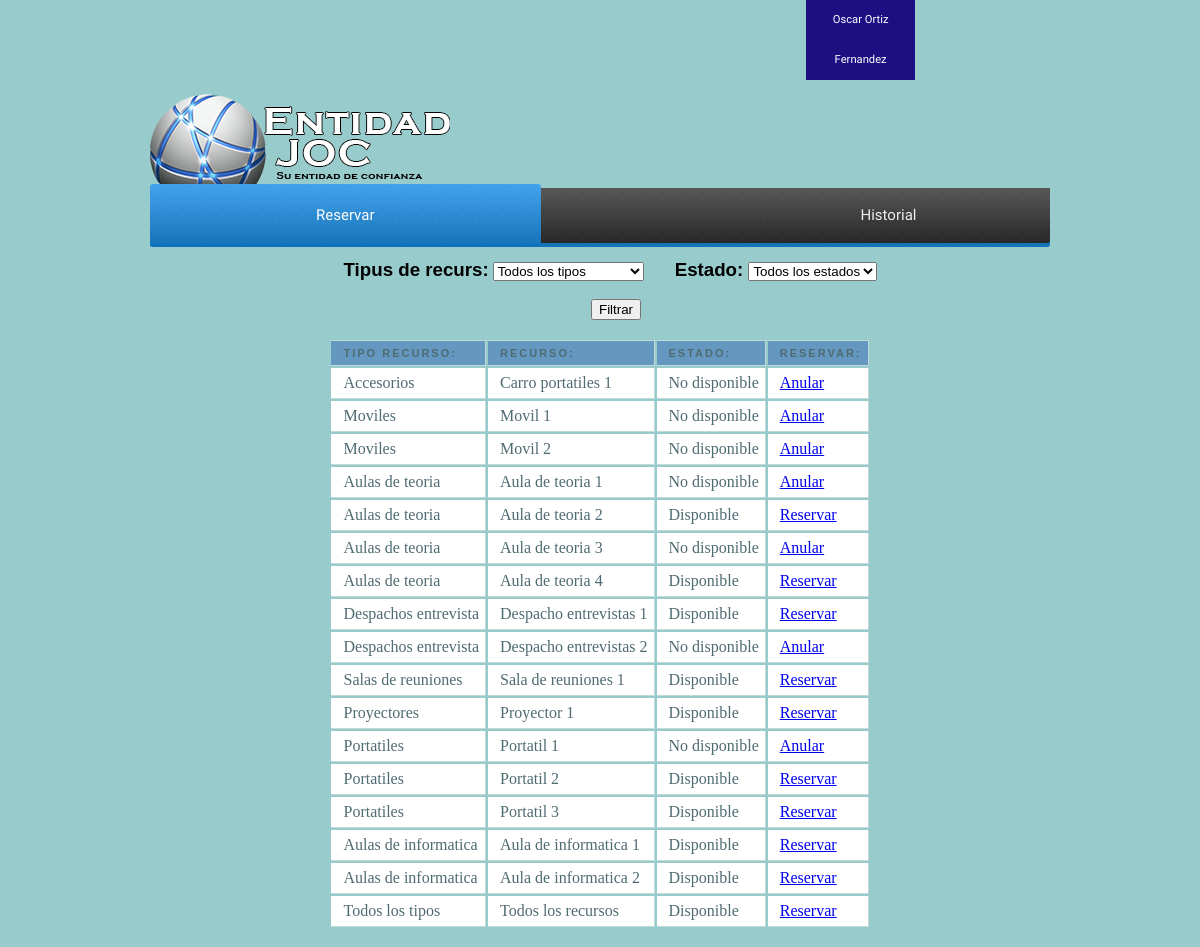
The page /paginausuario_reservar.php (signed in) on the database its author committed.
### tables this page shows
CREATE TABLE IF NOT EXISTS `resources` (
  `idResource` int(255) NOT NULL,
  `nomR` varchar(50) NOT NULL,
  `idEstado` int(11) NOT NULL,
  `idRType` int(11) NOT NULL
);

CREATE TABLE IF NOT EXISTS `resourcestype` (
  `idRType` int(255) NOT NULL,
  `tipo` varchar(20) NOT NULL
);

CREATE TABLE IF NOT EXISTS `estadoinfo` (
  `idEstado` int(255) NOT NULL,
  `nomEstado` varchar(20) NOT NULL
);

### formularis_definitiu.php (the view, shortened to what this page needs)
<link rel="stylesheet" href="css/tablareservas.css">
<!DOCTYPE html>
<html>
	<head>
	</head>
	<body>
		<div id="desplegables">
			<form name="formulario_reservas" action="paginausuario_reservar.php" method="POST">
				<?php
					if (!isset($_REQUEST['tiporecursos'])){
						$conn=mysqli_connect('localhost','root','','bd_intranet');
		                $consulta_Rtype="SELECT idRType, tipo FROM resourcestype";
		                $datos=mysqli_query($conn,$consulta_Rtype);
		        ?>
						<div id="div_izq"><h3>Tipus de recurs:</h3>
						<select name="tiporecursos" onchange="OnSelectionChange(this)">
				            <?php
				            	while($nom=mysqli_fetch_array($datos)){
				               		echo "<option value='$nom[idRType]' selected=$nom[12]>".utf8_encode($nom['tipo'])."</option>";
				               	}
				            ?>
			            </select>
			        <?php
			        	$consulta_Estado="SELECT idEstado, nomEstado FROM estadoinfo";
			            $datos_estado=mysqli_query($conn,$consulta_Estado);
			        ?></div>
			        	<div id="div_cen"><h3> Estado: </h3>
			            <select name="estado">
			            	<?php
			            		while($nombres=mysqli_fetch_array($datos_estado)){
				               		echo "<option value='$nombres[idEstado]' selected=$nombres[4]>".utf8_encode($nombres['nomEstado'])."</option>";
				               	}
			            	?>
			        	</select>
		        <?php
		        	}
	       		?>
	       		<br></div>
	       		<div id="div_boton"><input type="submit" value="Filtrar"></div>
	       	</form>
        </div>
        <div>
        	<br>
        	<center><table class="mytable">
        		<tr>
        			<th>Tipo Recurso:</th>
        			<th>Recurso:</th>
        			<th>Estado:</th>
        			<th>Reservar:</th>
        		</tr>
		        	<?php
		        		if ((!isset($_REQUEST['tiporecursos'])) OR ($_REQUEST['tiporecursos']==12)){
			        		$conn=mysqli_connect('localhost','root','','bd_intranet');
					        if ((!isset($_REQUEST['estado'])) OR ($_REQUEST['estado']==4)){
					        	$sql="SELECT resources.*, resourcestype.*, estadoinfo.* FROM ((resourcestype INNER JOIN resources ON resourcestype.idRType=resources.idRType) INNER JOIN estadoinfo ON resources.idEstado=estadoinfo.idEstado)";
					        }else{
					        	$sql="SELECT resources.*, resourcestype.*, estadoinfo.* FROM ((resourcestype INNER JOIN resources ON resourcestype.idRType=resources.idRType) INNER JOIN estadoinfo ON resources.idEstado=estadoinfo.idEstado) WHERE resources.idEstado=$_REQUEST[estado] OR resources.idEstado=3";
					        }
					        $datos=mysqli_query($conn,$sql);
					        $num_filas = mysqli_num_rows($datos);
					        if ($num_filas!=0){
						        while($valor=mysqli_fetch_array($datos)){
								    echo "<tr>";
									    echo "<td>".$valor['tipo']."</td>";
									    echo "<td>".$valor['nomR']."</td>";
									    echo "<td>".$valor['nomEstado']."</td>";
									    if ($valor['nomEstado']=="Disponible"){
									    	echo "<td><a href=paginausuario_reservar2.php?idresource=".$valor['idResource'].">Reservar</a></td>";
									    } else {
									    	echo "<td><a href=paginausuario_reservar2.php?idresource=".$valor['idResource'].">Anular</a></td>";
									    }
								    echo "</tr>";
								}
							}
						}
		        	?>
        	</table></center>
        </div>
	</body>
</html>

### css/paginausuario.css (style rules this page uses)
body { margin:0px; background:#98CBCB; }

### css/tablareservas.css (style rules this page uses)
th { font: bold 11px "Trebuchet MS", Verdana, Arial, Helvetica, sans-serif; color: #4f6b72; border-right: 1px solid #C1DAD7; border-bottom: 1px solid #C1DAD7; border-top: 1px solid #C1DAD7; letter-spacing: 2px; text-transform: uppercase; text-align: left; padding: 6px 6px 6px 12px; background: #6498C1 url(images/bg_header.jpg) no-repeat; }
td { border-right: 1px solid #C1DAD7; border-bottom: 1px solid #C1DAD7; background: #fff; padding: 6px 6px 6px 12px; color: #4f6b72; }
h3 { font-family: Helvetica; display: inline; }
#div_izq { display:inline-block; margin-left: 21.5% }
#div_cen { display:inline-block; margin-left:3%; }
#div_boton { margin-left: 49%; margin-top: 2%; }

### rows shown on the page
resources: idRType.tipo "Accesorios", nomR "Carro portatiles 1", idEstado.nomEstado "No disponible"
resources: idRType.tipo "Moviles", nomR "Movil 1", idEstado.nomEstado "No disponible"
resources: idRType.tipo "Moviles", nomR "Movil 2", idEstado.nomEstado "No disponible"
resources: idRType.tipo "Aulas de teoria", nomR "Aula de teoria 1", idEstado.nomEstado "No disponible"
resources: idRType.tipo "Aulas de teoria", nomR "Aula de teoria 2", idEstado.nomEstado "Disponible"
resources: idRType.tipo "Aulas de teoria", nomR "Aula de teoria 3", idEstado.nomEstado "No disponible"
resources: idRType.tipo "Aulas de teoria", nomR "Aula de teoria 4", idEstado.nomEstado "Disponible"
resources: idRType.tipo "Despachos entrevista", nomR "Despacho entrevistas 1", idEstado.nomEstado "Disponible"
resources: idRType.tipo "Despachos entrevista", nomR "Despacho entrevistas 2", idEstado.nomEstado "No disponible"
resources: idRType.tipo "Salas de reuniones", nomR "Sala de reuniones 1", idEstado.nomEstado "Disponible"
resources: idRType.tipo "Proyectores", nomR "Proyector 1", idEstado.nomEstado "Disponible"
resources: idRType.tipo "Portatiles", nomR "Portatil 1", idEstado.nomEstado "No disponible"
resources: idRType.tipo "Portatiles", nomR "Portatil 2", idEstado.nomEstado "Disponible"
resources: idRType.tipo "Portatiles", nomR "Portatil 3", idEstado.nomEstado "Disponible"
resources: idRType.tipo "Aulas de informatica", nomR "Aula de informatica 1", idEstado.nomEstado "Disponible"
resources: idRType.tipo "Aulas de informatica", nomR "Aula de informatica 2", idEstado.nomEstado "Disponible"
resources: idRType.tipo "Todos los tipos", nomR "Todos los recursos", idEstado.nomEstado "Disponible"

### other values the page prints
$privilegios "Oscar Ortiz Fernandez"
form field tiporecursos "Todos los tipos"
form field estado "Todos los estados"
